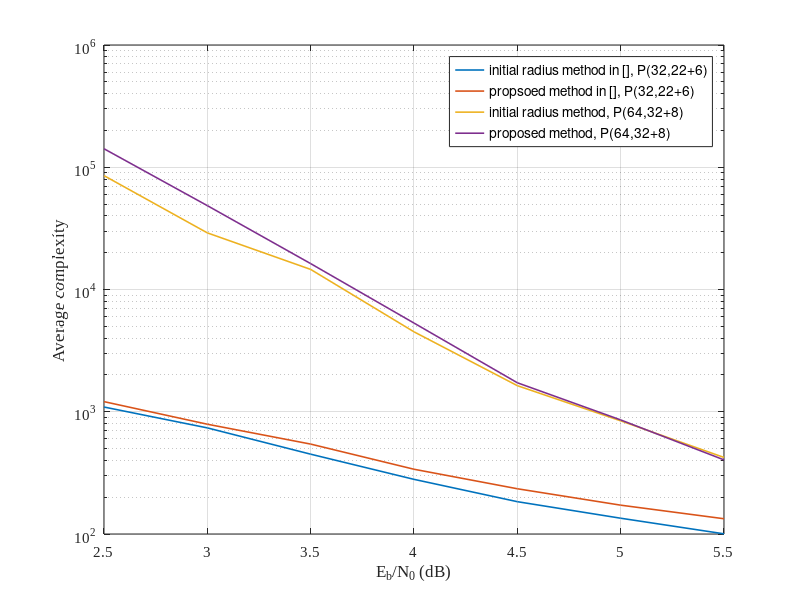

Reproduce this figure in MATLAB.
my_complexity_32 = [
2.5      1092.9707
  3      737.96588
3.5      449.67982
  4      279.90317
4.5      183.82816
  5      134.6111
5.5      100.3284];

eng_complexity_32 = [
2.5      1209.9005
  3      790.76571
3.5      543.86195
  4      338.61662
4.5      234.50685
  5      172.1473
5.5      133.2997];

my_complexity_64 = [
2.5        85394.6486
  3         29057.7514 
3.5      14597.3673
  4       4505.9342
4.5       1634.406
  5      842.9156
5.5      422.8101];


eng_complexity_64 = [
2.5      141669.285
  3      48540.47
3.5      16282.9649
  4            5314.5053
4.5      1726.6078
  5      857.3893                       
5.5      403.9173];

semilogy(my_complexity_32(:, 1), [my_complexity_32(:, 2) eng_complexity_32(:, 2) my_complexity_64(:, 2) eng_complexity_64(:, 2)])
grid on

legend('initial radius method in [], P(32,22+6)',...
    'propsoed method in [], P(32,22+6)',...
    'initial radius method, P(64,32+8)',...
    'proposed method, P(64,32+8)'...
    )

xlabel('E_b/N_0 (dB)')
ylabel('Average complexity')
set(gca, 'Fontname', 'Times new roman', 'Fontsize', 11);
set(findobj(get(gca,'Children'),'LineWidth',0.5),'LineWidth',1.15);


 